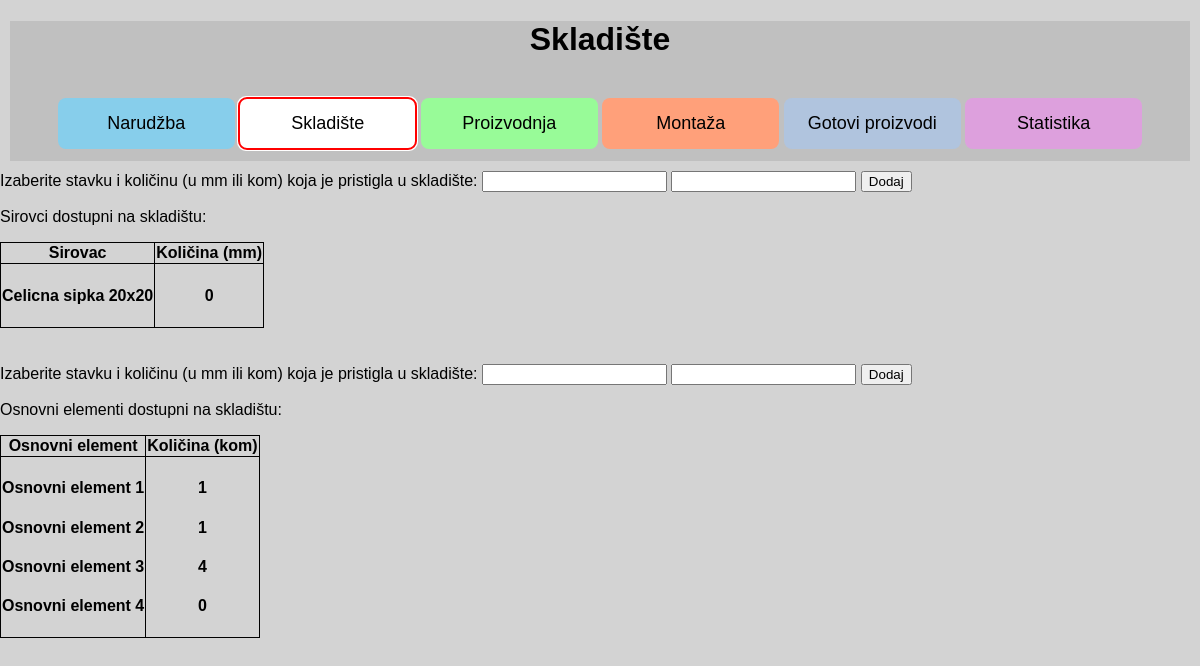
The app's page /first_btn with its own data.
### app.py (models this page shows, shortened)
class Input_Warehouse(db.Model):
    __tablename__ = "input_warehouse"
    id = db.Column(db.Integer, primary_key=True)
    name = db.Column(db.String(200), nullable=False)
    quantity = db.Column(db.Integer, nullable=False)

class Warehouse(db.Model):
    __tablename__ = "warehouse"
    auto_id = db.Column(db.Integer, primary_key=True)
    part_name = db.Column(db.String(200))
    part_quantity = db.Column(db.Integer)

### app.py (the view, shortened to what this page needs)
@app.route("/first_btn", methods=["POST", "GET"])
def first_button():
    return warehouse_page()

### app.py (called while the page is built)
@app.route("/warehouse")
def warehouse_page():
    raw_mat = Input_Warehouse.query.order_by(Input_Warehouse.id)
    part_available = Warehouse.query.order_by(Warehouse.part_name)
    return render_template("warehouse.html", sirovac=raw_mat, availability=part_available)

### templates/warehouse.html (shortened to what this page needs)
{% extends 'base.html' %}
{% block head %}
<link rel="stylesheet" href="{{ url_for('static', filename='css/warehouse.css') }}">
{% endblock %}
{% block body %}
<div class="content">
    <h1 id="Naslov">Skladište</h1>
    <br>
    <button class="btn btn-1" , onclick="window.location.href='/order'">Narudžba</button>
    <button class="btn btn-2" , onclick="window.location.href='/warehouse'">Skladište</button>
    <button class="btn btn-3" , onclick="window.location.href='/manufacturing'">Proizvodnja</button>
    <button class="btn btn-4" , onclick="window.location.href='/installation'">Montaža</button>
    <button class="btn btn-5" , onclick="window.location.href='/finishedproduct'">Gotovi proizvodi</button>
    <button class="btn btn-6" , onclick="window.location.href='/statistic'">Statistika</button>
</div>
<form action="first_btn" METHOD="POST" id="form1">
    <label for="warehouse">Izaberite stavku i količinu (u mm ili kom) koja je pristigla u skladište:</label>
    <input list="sirovci" name="sirovac" id="sirovac">
    <input type="number" name="kolicina" id="kolicina">
    <input type="submit" value="Dodaj" class="btn-secondary" id="botun_1">
</form>
<p>Sirovci dostupni na skladištu:</p>
<table>
    <tr>
        <th>Sirovac</th>
        <th>Količina (mm)</th>
    </tr>
    <tr>
        <td>
            {% for warehouse in sirovac %}
            <h4>
                {{warehouse.name}}
            </h4>
            {% endfor %}
        </td>
        <td>
            {% for warehouse in sirovac %}
            <h4 class="podatak">
                {{warehouse.quantity}}
            </h4>
            {% endfor %}
        </td>
    </tr>
</table>
<br><br>
<form action="second_btn" METHOD="POST">
    <label for="warehouse">Izaberite stavku i količinu (u mm ili kom) koja je pristigla u skladište:</label>
    <input list="new_part" name="new_part" id="new_part">
    <input type="number" name="kolicina_1" id="kolicina_1">
    <input type="submit" value="Dodaj" class="btn-secondary">
</form>
<p>Osnovni elementi dostupni na skladištu:</p>
<table>
    <tr>
        <th>Osnovni element</th>
        <th>Količina (kom)</th>
    </tr>
    <tr>
        <td>
            {% for warehouse in availability %}
            <h4>
                {{warehouse.part_name}}
            </h4>
            {% endfor %}
        </td>
        <td>
            {% for warehouse in availability %}
            <h4 class="podatak">
                {{warehouse.part_quantity}}
            </h4>
            {% endfor %}
        </td>
    </tr>
</table>
{% endblock %}

### static/css/main.css (style rules this page uses)
body { margin: 0; font-family: sans-serif; background-color: lightgrey; }
.content { margin: 10px; background-color: silver; text-align: center; height: 140px; }
.btn { padding: 15px; font-size: large; border: none; width: 15%; border-radius: 8px; }
.btn-1 { background-color: skyblue; }
.btn-2 { background-color: gold; }
.btn-3 { background-color: palegreen; }
.btn-4 { background-color: lightsalmon; }
.btn-5 { background-color: lightsteelblue; }
.btn-6 { background-color: plum; }

### static/css/warehouse.css (style rules this page uses)
body { margin: 0; font-family: sans-serif; background-color: lightgrey; }
.content { margin: 10px; background-color: silver; text-align: center; height: 140px; }
.btn { padding: 15px; font-size: large; border: none; width: 15%; border-radius: 8px; }
.btn-1 { background-color: skyblue; }
.btn-2 { background-color: white; border-color: red; outline: 50px auto red; }
.btn-3 { background-color: palegreen; }
.btn-4 { background-color: lightsalmon; }
.btn-5 { background-color: lightsteelblue; }
.btn-6 { background-color: plum; }

### templates/warehouse.html (style rules this page uses)
table, th, td { border: 1px solid black; border-collapse: collapse; }
.podatak { text-align: center; }

### records on screen
Input_Warehouse: name "Celicna sipka 20x20", quantity "0"
Warehouse: part_name "Osnovni element 1", part_quantity "1"
Warehouse: part_name "Osnovni element 2", part_quantity "1"
Warehouse: part_name "Osnovni element 3", part_quantity "4"
Warehouse: part_name "Osnovni element 4", part_quantity "0"
